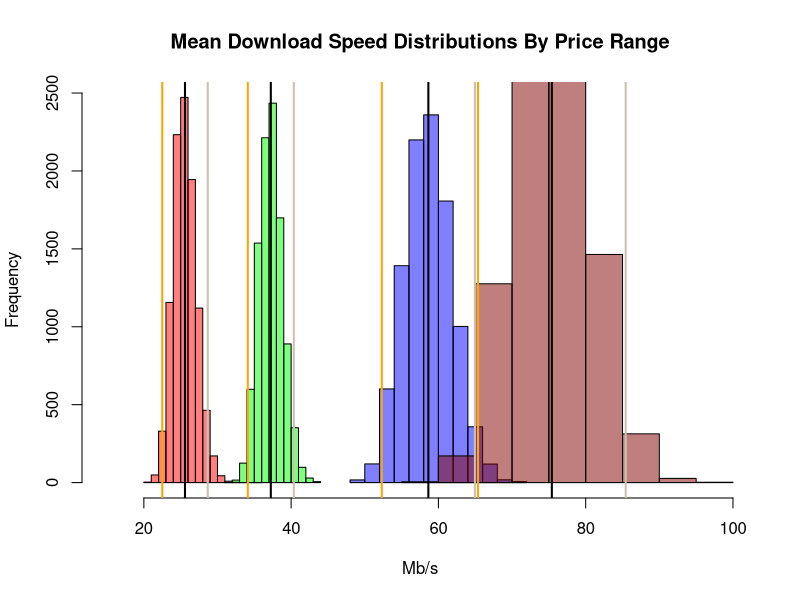
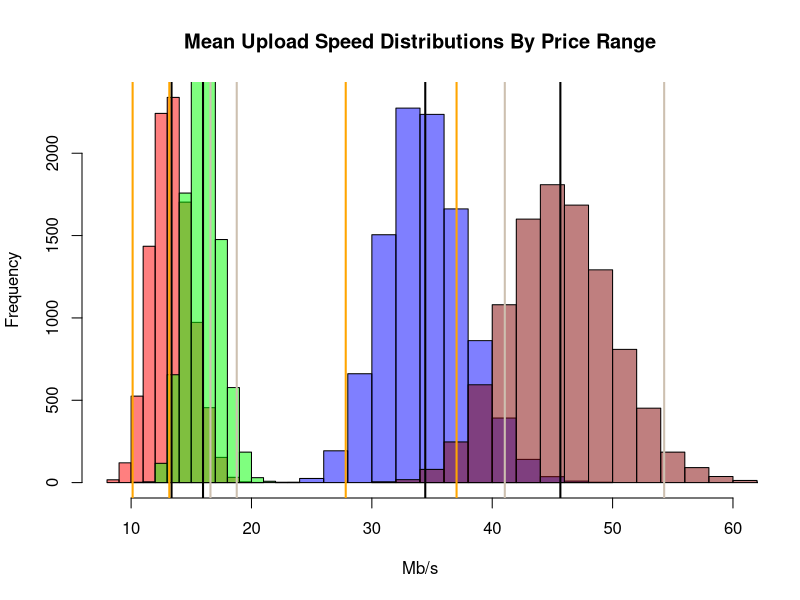

The R script that drew these images, in order:
dat <- read.table('Broadband_Speed_Test.csv', header=T, sep=',')
#setwd("/Users/Trevor/Downloads/STAT_403/Project")

# Bootstrap mean of download speeds on prices 25-50
d = dat[dat$cost_of_service=="25_50","actual_download"]
n = length(d)
B = 10000
Mean_Download_25_50 = rep(NA, B) 
for (i in 1:B) {
  w = sample(n,n,replace=TRUE)
  Mean_Download_25_50[i] = mean(d[w])
}
# 95% Confidence Interval
m = mean(Mean_Download_25_50)
lower = mean(Mean_Download_25_50)-qnorm(.975)*sqrt(var(Mean_Download_25_50))
upper = mean(Mean_Download_25_50)+qnorm(.975)*sqrt(var(Mean_Download_25_50))

# Bootstrap mean of download speeds on prices 50-75
d2 = dat[dat$cost_of_service=="50_75","actual_download"]
n2 = length(d2)
Mean_Download_50_75 = rep(NA, B) 
for (i in 1:B) {
  w = sample(n2,n2,replace=TRUE)
  Mean_Download_50_75[i] = mean(d2[w])
}
# 95% Confidence Interval
m2 = mean(Mean_Download_50_75)
lower2 = mean(Mean_Download_50_75)-qnorm(.975)*sqrt(var(Mean_Download_50_75))
upper2 = mean(Mean_Download_50_75)+qnorm(.975)*sqrt(var(Mean_Download_50_75))

# Bootstrap mean of download speeds on prices 75-100
d3 = dat[dat$cost_of_service=="75_100","actual_download"]
n3 = length(d3)
Mean_Download_75_100 = rep(NA, B) 
for (i in 1:B) {
  w = sample(n3,n3,replace=TRUE)
  Mean_Download_75_100[i] = mean(d3[w])
}
# 95% Confidence Interval
m3 = mean(Mean_Download_75_100)
lower3 = mean(Mean_Download_75_100)-qnorm(.975)*sqrt(var(Mean_Download_75_100))
upper3= mean(Mean_Download_75_100)+qnorm(.975)*sqrt(var(Mean_Download_75_100))

# Bootstrap mean of download speeds on prices 100 or above
d4 = dat[dat$cost_of_service=="100_or_above" & !is.na(dat$actual_download), "actual_download"]
n4 = length(d4)
Mean_Download_100_or_above = rep(NA, B) 
for (i in 1:B) {
  w = sample(n4,n4,replace=TRUE)
  Mean_Download_100_or_above[i] = mean(d4[w])
}
# 95% Confidence Interval
m4 = mean(Mean_Download_100_or_above)
lower4 = mean(Mean_Download_100_or_above)-qnorm(.975)*sqrt(var(Mean_Download_100_or_above))
upper4 = mean(Mean_Download_100_or_above)+qnorm(.975)*sqrt(var(Mean_Download_100_or_above))

# Histograms of distributions by price
hist(Mean_Download_25_50, col=rgb(1,0,0,.5), xlim = c(15,100), 
     main="Mean Download Speed Distributions By Price Range", xlab="Mb/s")
hist(Mean_Download_50_75, col=rgb(0,1,0,.5), add=TRUE)
hist(Mean_Download_75_100, col=rgb(0,0,1,.5), add=TRUE)
hist(Mean_Download_100_or_above, col=rgb(.5,0,0,.5), add=TRUE)

# mark means
abline(v=m, lwd=2, col="black")
abline(v=m2, lwd=2, col="black")
abline(v=m3, lwd=2, col="black")
abline(v=m4, lwd=2, col="black")

# mark lower bounds
abline(v=lower, lwd=2, col="orange")
abline(v=lower2, lwd=2, col="orange")
abline(v=lower3, lwd=2, col="orange")
abline(v=lower4, lwd=2, col="orange")

# mark upper bounds
abline(v=upper, lwd=2, col="antiquewhite3")
abline(v=upper2, lwd=2, col="antiquewhite3")
abline(v=upper3, lwd=2, col="antiquewhite3")
abline(v=upper4, lwd=2, col="antiquewhite3")

#############################################
#                                           #
#   Same thing but with upload speeds       #
#                                           #
#                                           #
#############################################

d = dat[dat$cost_of_service=="25_50","actual_upload"]
n = length(d)
B = 10000
Mean_Upload_25_50 = rep(NA, B) 
for (i in 1:B) {
  w = sample(n,n,replace=TRUE)
  Mean_Upload_25_50[i] = mean(d[w])
}
# 95% Confidence Interval
m = mean(Mean_Upload_25_50)
lower = mean(Mean_Upload_25_50)-qnorm(.975)*sqrt(var(Mean_Upload_25_50))
upper = mean(Mean_Upload_25_50)+qnorm(.975)*sqrt(var(Mean_Upload_25_50))

# Bootstrap mean of Upload speeds on prices 50-75
d2 = dat[dat$cost_of_service=="50_75","actual_upload"]
n2 = length(d2)
Mean_Upload_50_75 = rep(NA, B) 
for (i in 1:B) {
  w = sample(n2,n2,replace=TRUE)
  Mean_Upload_50_75[i] = mean(d2[w])
}
# 95% Confidence Interval
m2 = mean(Mean_Upload_50_75)
lower2 = mean(Mean_Upload_50_75)-qnorm(.975)*sqrt(var(Mean_Upload_50_75))
upper2 = mean(Mean_Upload_50_75)+qnorm(.975)*sqrt(var(Mean_Upload_50_75))

# Bootstrap mean of Upload speeds on prices 75-100
d3 = dat[dat$cost_of_service=="75_100","actual_upload"]
n3 = length(d3)
Mean_Upload_75_100 = rep(NA, B) 
for (i in 1:B) {
  w = sample(n3,n3,replace=TRUE)
  Mean_Upload_75_100[i] = mean(d3[w])
}
# 95% Confidence Interval
m3 = mean(Mean_Upload_75_100)
lower3 = mean(Mean_Upload_75_100)-qnorm(.975)*sqrt(var(Mean_Upload_75_100))
upper3= mean(Mean_Upload_75_100)+qnorm(.975)*sqrt(var(Mean_Upload_75_100))

# Bootstrap mean of Upload speeds on prices 100 or above
d4 = dat[dat$cost_of_service=="100_or_above" & !is.na(dat$actual_upload), "actual_upload"]
n4 = length(d4)
Mean_Upload_100_or_above = rep(NA, B) 
for (i in 1:B) {
  w = sample(n4,n4,replace=TRUE)
  Mean_Upload_100_or_above[i] = mean(d4[w])
}
# 95% Confidence Interval
m4 = mean(Mean_Upload_100_or_above)
lower4 = mean(Mean_Upload_100_or_above)-qnorm(.975)*sqrt(var(Mean_Upload_100_or_above))
upper4 = mean(Mean_Upload_100_or_above)+qnorm(.975)*sqrt(var(Mean_Upload_100_or_above))

# Histograms of distributions by price
hist(Mean_Upload_25_50, col=rgb(1,0,0,.5), xlim = c(8,60), 
     main="Mean Upload Speed Distributions By Price Range", xlab="Mb/s")
hist(Mean_Upload_50_75, col=rgb(0,1,0,.5), add=TRUE)
hist(Mean_Upload_75_100, col=rgb(0,0,1,.5), add=TRUE)
hist(Mean_Upload_100_or_above, col=rgb(.5,0,0,.5), add=TRUE)

# mark means
abline(v=m, lwd=2, col="black")
abline(v=m2, lwd=2, col="black")
abline(v=m3, lwd=2, col="black")
abline(v=m4, lwd=2, col="black")

# mark lower bounds
abline(v=lower, lwd=2, col="orange")
abline(v=lower2, lwd=2, col="orange")
abline(v=lower3, lwd=2, col="orange")
abline(v=lower4, lwd=2, col="orange")

# mark upper bounds
abline(v=upper, lwd=2, col="antiquewhite3")
abline(v=upper2, lwd=2, col="antiquewhite3")
abline(v=upper3, lwd=2, col="antiquewhite3")
abline(v=upper4, lwd=2, col="antiquewhite3")
